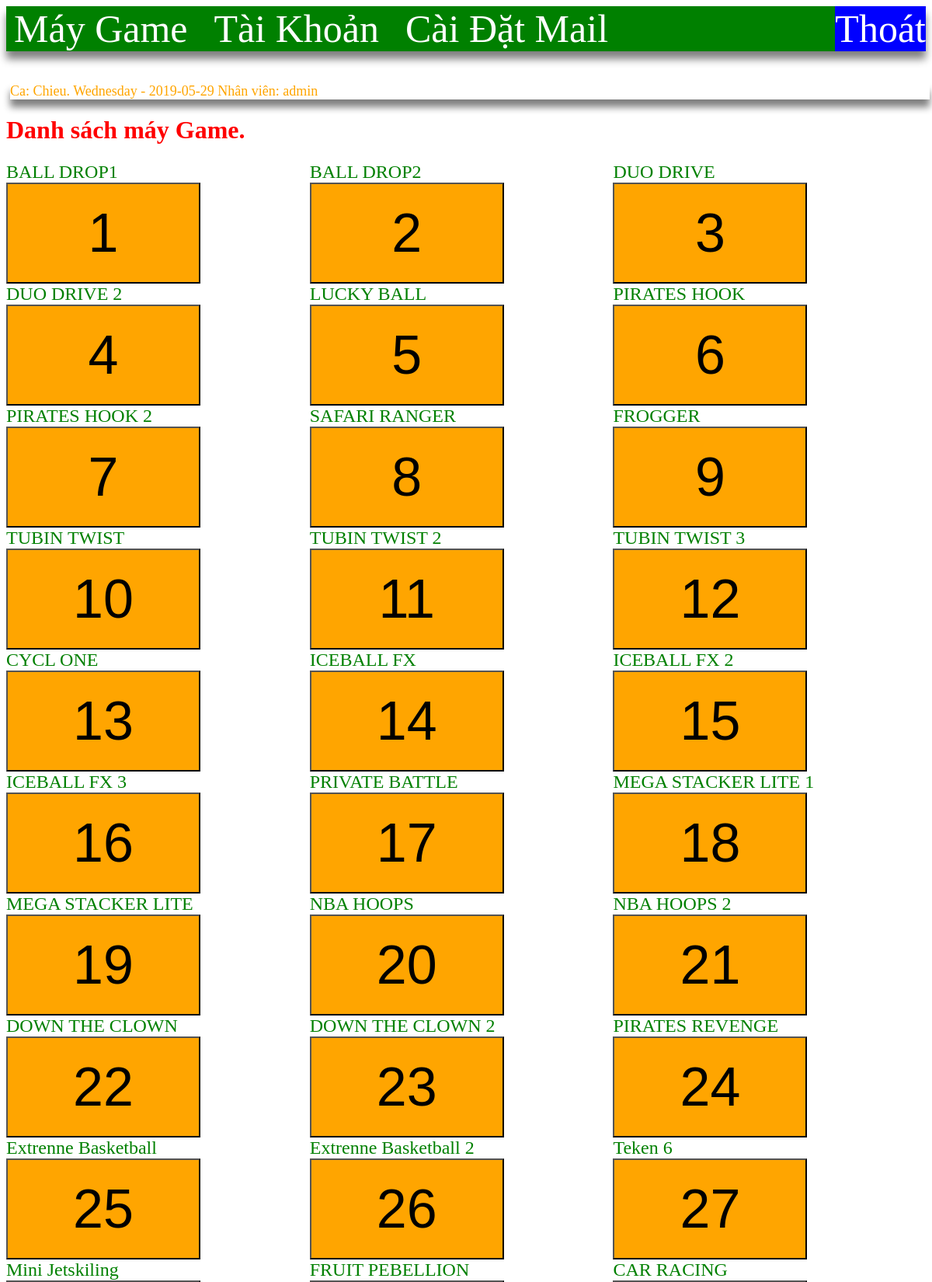
Screenshot of /trangchu.php (signed in, upper part) with the database file from the repository.
### tables this page shows
CREATE TABLE IF NOT EXISTS `taikhoan` (
`id` int(11) NOT NULL,
  `tentaikhoan` varchar(30) NOT NULL,
  `tennhanvien` varchar(30) DEFAULT NULL,
  `matkhau` varchar(30) NOT NULL,
  `quyen` varchar(15) NOT NULL,
  `trungtam` varchar(30) DEFAULT NULL
);

CREATE TABLE IF NOT EXISTS `tenmay` (
`id` int(11) NOT NULL,
  `name` varchar(100) NOT NULL,
  `thutu` int(11) DEFAULT NULL
);

### trangchu.php (the view, shortened to what this page needs)
<?php
if(isset($_SESSION['quyen']))
{
	$quyen= $_SESSION['quyen'];
	if($quyen!='admin')
	{
		include "header.php" ;
	}
	else
	{
		include "header_admin.php" ;
	}
}
$servername = "localhost";
$username = "root";
$password = "";
$dbname = "ticket";
$conn = new mysqli($servername, $username, $password, $dbname);
$sql = "SELECT * FROM Tenmay order by thutu";
$result = $conn->query($sql);
?>
<form name ="gameform" method="post" action="<?php echo htmlspecialchars($_SERVER["PHP_SELF"]);?>">
		<h1 style='color: Red;' >Danh sách máy Game.</h1>
<div class="productName">
<?php
if ($result->num_rows > 0) {
    while($row = $result->fetch_assoc()) {
    	?>
   <div class="maygame">
  		<?php echo   "<div style='color: Green; font-size: 24px;' >". $row["name"]  . "</div>" ?>
  		<input  style='width:250px;height: 130px; background-color: orange; font-size: 70px;' type='submit' name='btngame' value='<?php echo $row["thutu"] ?>' >
	</div>
  <?php  }} ?>
</div>
</form>
</body>
<?php include "footer.php"?>

### header_admin.php (shortened to what this page needs)
<!DOCTYPE html>
<html>
<head>
 <link rel="stylesheet" href="styles.css">
</head>
<body>
<?php
$tennhanvien_id=1;
 $tennhanvien='admin';
 		if(isset($_SESSION['nhanvien']))
		{
				$tennhanvien_id=$_SESSION['nhanvien'];
		}
	$gio=date("H");
	if($gio<14)
	{
		$Ca="Sang";
	}
	else
	{
		$Ca="Chieu";
	}
$servername = "localhost";
$username = "root";
$password = "";
$dbname = "ticket";
	$conn = new mysqli($servername, $username, $password, $dbname);
			mysqli_set_charset($conn,"utf8");
	$tennv = "select tentaikhoan from taikhoan where id='$tennhanvien_id'";
			$resultnv=$conn->query($tennv);
			if($resultnv->num_rows>0)
			{
				while ($rownv=$resultnv->fetch_assoc()) {
					$tennhanvien=$rownv["tentaikhoan"];
				}
			}
			?>
<div class="logout" style='float: right;'> <a style='float: right; color:White; background-color: Blue;' href="dangnhap.php">Thoát</a></div>
<div class="mymenu">
<span class="menu"><a href="maygame.php" >Máy Game</a></span>
<span class="menu"><a href="dangky.php" >Tài Khoản</a></span>
<span class="menu"><a href="caidatmail.php" >Cài Đặt Mail</a></span>
</div></br>
<div class="ca">Ca: <?php   echo $Ca . ".     ".date("l") . " - " . date("Y-m-d") ;    ?>     Nhân viên: <?php echo $tennhanvien ?></div>

### styles.css (style rules this page uses)
a { text-decoration: none; }
.productName { height: 400px; }
.maygame { float: left; width:33%; overflow: auto; }
.ca { color:orange; margin:5px 50px 5px 5px; font-size:18px; }

### header_admin.php (style rules this page uses)
span { margin: 30px 10px 10px 0px; padding:10px; }
a { text-decoration:none; font-size: 50px; color: White; }
.mymenu { background-color: green; box-shadow: 0px 10px 10px grey; }
.ca { width: 100%; box-shadow: 0px 10px 10px grey; }

### rows the page displays
taikhoan: tentaikhoan "admin"
tenmay: name "BALL DROP1", btngame "1"
tenmay: name "BALL DROP2", btngame "2"
tenmay: name "DUO DRIVE", btngame "3"
tenmay: name "DUO DRIVE 2", btngame "4"
tenmay: name "LUCKY BALL", btngame "5"
tenmay: name "PIRATES HOOK", btngame "6"
tenmay: name "PIRATES HOOK 2", btngame "7"
tenmay: name "SAFARI RANGER", btngame "8"
tenmay: name "FROGGER", btngame "9"
tenmay: name "TUBIN TWIST", btngame "10"
tenmay: name "TUBIN TWIST 2", btngame "11"
tenmay: name "TUBIN TWIST 3", btngame "12"
tenmay: name "CYCL ONE", btngame "13"
tenmay: name "ICEBALL FX", btngame "14"
tenmay: name "ICEBALL FX 2", btngame "15"
tenmay: name "ICEBALL FX 3", btngame "16"
tenmay: name "PRIVATE BATTLE", btngame "17"
tenmay: name "MEGA STACKER LITE 1", btngame "18"
tenmay: name "MEGA STACKER LITE", btngame "19"
tenmay: name "NBA HOOPS", btngame "20"
tenmay: name "NBA HOOPS 2", btngame "21"
tenmay: name "DOWN THE CLOWN", btngame "22"
tenmay: name "DOWN THE CLOWN 2", btngame "23"
tenmay: name "PIRATES REVENGE", btngame "24"
tenmay: name "Extrenne Basketball", btngame "25"
tenmay: name "Extrenne Basketball 2", btngame "26"
tenmay: name "Teken 6", btngame "27"
tenmay: name "Mini Jetskiling"
tenmay: name "FRUIT PEBELLION"
tenmay: name "CAR RACING"

### other values shown
$Ca "Chieu"
